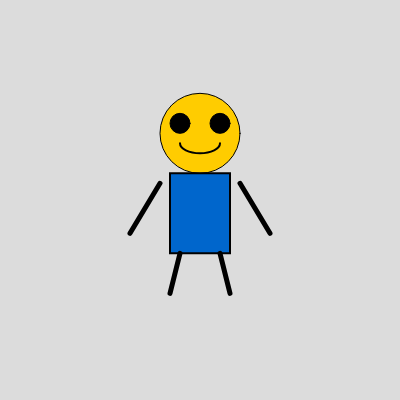
Frame 1 (no input)
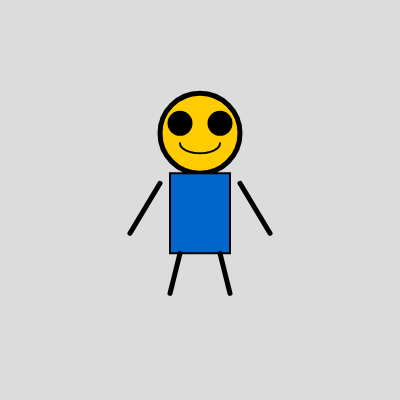
Frame 60 (no input)
Frame 120 (the mouse pressed at the canvas centre since frame 60): identical to frame 60, image omitted

The p5.js sketch that drew these frames (run headless with seeded random() and noise() and a simulated clock; from frame 60 on, the mouse is pressed at the canvas centre):

// p5.js sketch
// ── sketch.js
function setup() {
  createCanvas(400, 400);
}

function draw() {
  background(220);
  
  let centerX = width / 2;
  let centerY = height / 3;

  fill(255, 204, 0);
  ellipse(centerX, centerY, 80, 80);
  
  fill(0);
  ellipse(centerX - 20, centerY - 10, 20, 20);
  ellipse(centerX + 20, centerY - 10, 20, 20);
  
  stroke(0);
  strokeWeight(2);
  noFill();
  arc(centerX, centerY + 10, 40, 20, 0, PI);
  
  fill(0, 102, 204);
  rect(centerX - 30, centerY + 40, 60, 80);
  
  strokeWeight(5);
  line(centerX - 40, centerY + 50, centerX - 70, centerY + 100);
  line(centerX + 40, centerY + 50, centerX + 70, centerY + 100);
  
  line(centerX - 20, centerY + 120, centerX - 30, centerY + 160);
  line(centerX + 20, centerY + 120, centerX + 30, centerY + 160);
}
